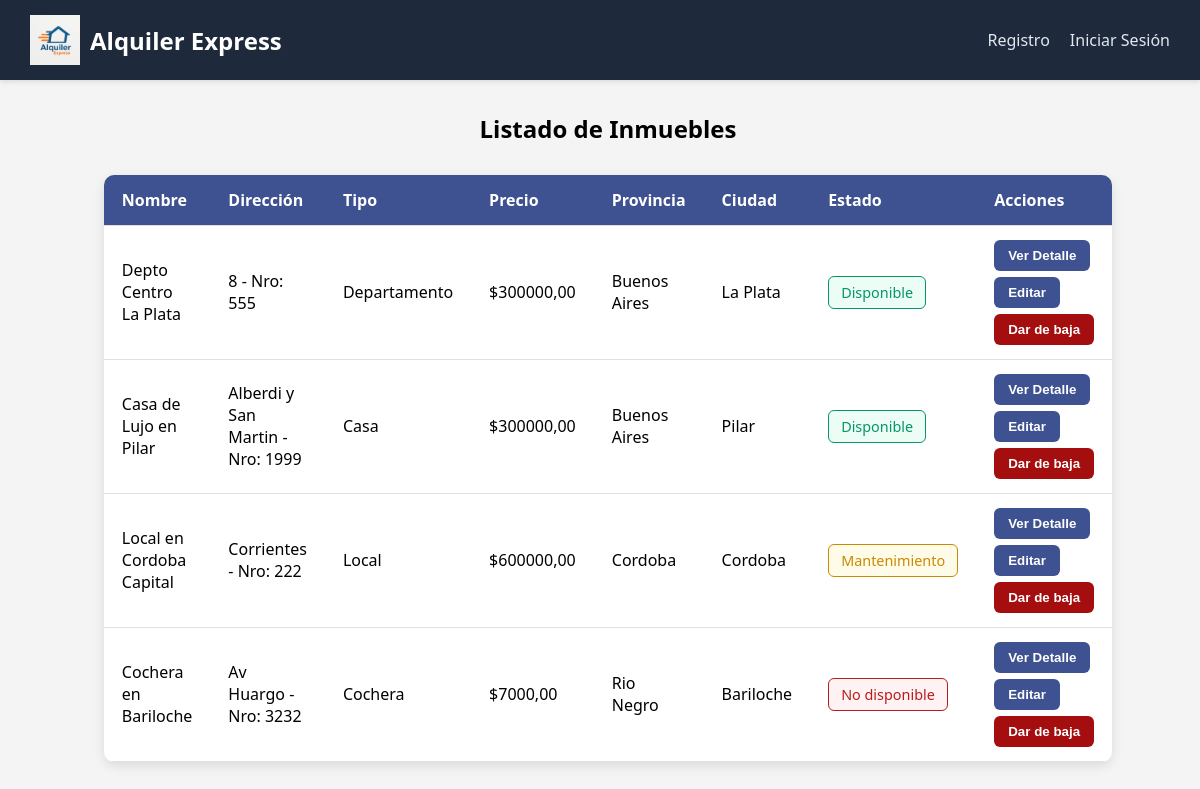
The app's page /inmuebles/listaInmueblesAdmin/ with its own data.
### gestion_inmuebles/models.py (models this page shows, shortened)
class Inmueble(models.Model):
    activo = models.BooleanField(default=True)
    tipo = models.CharField(default='-', max_length=20, editable=False)
    nombre = models.CharField(max_length=100, unique=True)
    calle = models.CharField(max_length=100, default="-")
    numero = models.PositiveIntegerField(default=0)
    provincia = models.CharField(max_length=100)
    ciudad = models.CharField(max_length=100)
    descripcion = models.TextField(blank=True)
    politica_cancelacion = models.TextField(blank=True)
    estado = models.CharField(default='Disponible', choices=ESTADO_CHOICES)
    precio = models.DecimalField(max_digits=10, decimal_places=2)
    imagen = models.ImageField(upload_to='inmuebles/', blank=True, null=True)
    superficie = models.PositiveIntegerField(default=0)

### gestion_inmuebles/views.py (the view)
# urls.py: path('listaInmueblesAdmin/', views.listar_inmuebles_admin, name='listado_inmuebles_admin'),
def listar_inmuebles_admin(request):
    inmuebles = Inmueble.objects.all()
    return render(request, 'gestion_inmuebles/listaInmueblesAdmin.html', {'inmuebles': inmuebles})

### templates/gestion_inmuebles/listaInmueblesAdmin.html (shortened to what this page needs)
{% extends 'base.html' %}
{% load static %}
{% block content %}
<h2 style="text-align: center; margin-bottom: 30px;">Listado de Inmuebles</h2>
<table>
  <thead>
    <tr>
      <th>Nombre</th>
      <th>Dirección</th>
      <th>Tipo</th>
      <th>Precio</th>
      <th>Provincia</th>
      <th>Ciudad</th>
      <th>Estado</th>
      <th>Acciones</th>
    </tr>
  </thead>
  <tbody>
    {% for inmueble in inmuebles %}
    <tr>
      <td>{{ inmueble.nombre }}</td>
      <td>{{ inmueble.calle }} - Nro: {{ inmueble.numero }}</td>
      <td>{{ inmueble.tipo }}</td>
      <td>${{ inmueble.precio }}</em>
      <td>{{ inmueble.provincia }}</td>
      <td>{{ inmueble.ciudad }}</td>
      <td>
        {% if not inmueble.activo %}
          <span class="estado dado-de-baja">Dado de baja</span>
        {% elif inmueble.estado == "Disponible" %}
          <span class="estado disponible">{{ inmueble.estado }}</span>
        {% elif inmueble.estado == "Mantenimiento" %}
          <span class="estado mantenimiento">{{ inmueble.estado }}</span>
        {% else %}
          <span class="estado no-disponible">No disponible</span>
        {% endif %}
      </td>
      <td class="acciones">
        <a href="{% url 'inmueble_detalle' inmueble.id %}">
          <button class="btn btn-detalle">Ver Detalle</button>
        </a>
        <a href="{% url 'editar_inmueble' inmueble.id %}">
          <button class="btn btn-editar">
          {% if inmueble.activo %}
            Editar
          {% else %}
            Reestablecer
          {% endif %}
        </button>
</a>
        {% if inmueble.activo %}
        <a href="{% url 'baja_inmueble' inmueble.id %}">
          <button class="btn btn-baja">Dar de baja</button>
        </a>
        {% endif %}
      </td>
    </tr>
    {% empty %}
    <tr>
      <td colspan="8" style="text-align: center; padding: 20px;">No hay inmuebles registrados.</td>
    </tr>
    {% endfor %}
  </tbody>
</table>
{% endblock %}

### static/styles/base.css (style rules this page uses)
body { margin: 0; font-family: 'Segoe UI', sans-serif; background-color: #f4f4f4; }

### templates/gestion_inmuebles/listaInmueblesAdmin.html (style rules this page uses)
table { width: 80%; margin: auto; border-collapse: separate; border-spacing: 0; box-shadow: 0 4px 12px rgba(0, 0, 0, 0.1); border-radius: 10px; overflow: hidden; background-color: white; }
thead { background-color: #3e5190; color: white; }
th, td { padding: 14px 18px; text-align: left; border-bottom: 1px solid #e0e0e0; }
td.acciones { display: flex; flex-wrap: wrap; gap: 6px; }
.estado { padding: 6px 12px; border-radius: 6px; font-weight: 500; font-size: 0.9rem; display: inline-block; border: 1px solid transparent; }
.disponible { background-color: #ecfdf5; color: #059669; border-color: #059669; }
.mantenimiento { background-color: #fefce8; color: #ca8a04; border-color: #ca8a04; }
.no-disponible { background-color: #fef2f2; color: #b91c1c; border-color: #b91c1c; }
.btn { padding: 8px 14px; border-radius: 6px; border: none; cursor: pointer; font-weight: bold; transition: background-color 0.2s ease; }
.btn-detalle, .btn-editar { background-color: #3e5190; color: white; }
.btn-baja { background-color: rgb(165, 14, 14); color: white; min-width: 100px; }

### records on screen
Inmueble: nombre "Depto Centro La Plata", calle "8", numero "555", tipo "Departamento", precio "300000,00", provincia "Buenos Aires", ciudad "La Plata", estado "Disponible", activo "Editar"
Inmueble: nombre "Casa de Lujo en Pilar", calle "Alberdi y San Martin", numero "1999", tipo "Casa", precio "300000,00", provincia "Buenos Aires", ciudad "Pilar", estado "Disponible", activo "Editar"
Inmueble: nombre "Local en Cordoba Capital", calle "Corrientes", numero "222", tipo "Local", precio "600000,00", provincia "Cordoba", ciudad "Cordoba", estado "Mantenimiento", activo "Editar"
Inmueble: nombre "Cochera en Bariloche", calle "Av Huargo", numero "3232", tipo "Cochera", precio "7000,00", provincia "Rio Negro", ciudad "Bariloche", activo "No disponible"
